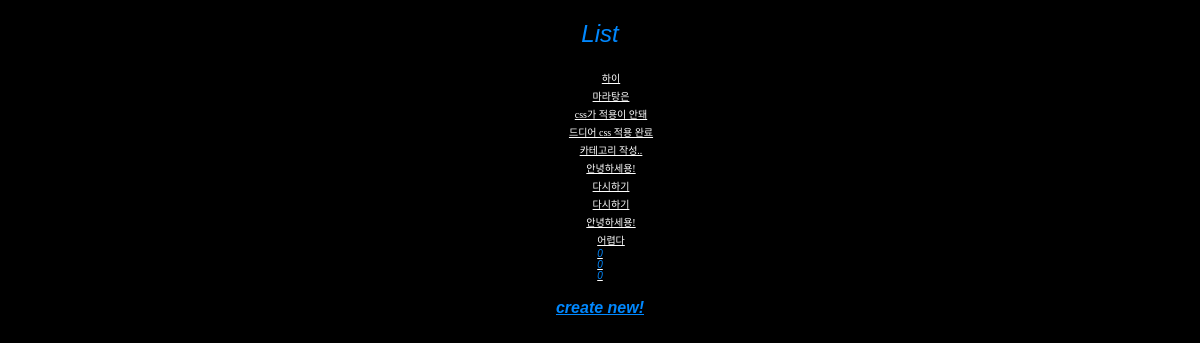
Page /list on the committed database.
### blogApp/models.py (models this page shows, shortened)
class Article(models.Model):
    title = models.CharField(max_length=200)
    category = models.CharField(max_length=100)
    content = models.TextField()
    date = models.DateTimeField(auto_now_add=True)

### blogApp/views.py (the view)
# urls.py: path('list', views.list, name='list'),
def list(request):
    articles = Article.objects.all()
    articles_category = Article.objects.all().values_list('category', flat=True).distinct()
    articles_hobby_num = Article.objects.filter(category='Hobby').count()
    articles_Food_num = Article.objects.filter(category='Food').count()
    articles_Programming_num = Article.objects.filter(category='Programming').count()
    articles.filter(category = 'Hobby')
    return render(request, 'list.html', {'articles': articles,
                                         'articles_category': articles_category,
                                         'articles_hobby_num': articles_hobby_num,
                                         'articles_food_num': articles_Food_num,
                                         'articles_programming_num': articles_Programming_num,
                                         })

### blogApp/templates/list.html (shortened to what this page needs)
<!DOCTYPE html>
<html lang="en">
<head>
    {% load static %}
    <link rel="stylesheet" type="text/css" href="{% static 'detail.css' %}">
</head>
<body>
    <h2 class='h6'>List</h2>
    <u1>
        {% for article in articles %}
        <li>
            <a href="{% url 'detail' article.id %}" class='p'> {{ article.title }}
        </li>
        {% endfor %}
    </u1>
    <div class="h6">
        <div class="h6">{{articles_hobby_num}}</div>
        <div class="h6">{{articles_food_num}}</div>
        <div class="h6">{{articles_programming_num}}</div>
    </div>
    <br>
    <a href="{% url 'new' %}" class='h6'> <strong> create new! </strong></a>
</body>
</html>

### blogApp/static/detail.css (style rules this page uses)
* { background-color: #000000; text-align: center; }
.p { font-size: 10px; color: rgb(255, 255, 255) }
.h6 { font-family: ivymode, sans-serif; font-style: italic; font-weight: 200; color: rgb(0, 136, 255); text-align: center; }

### rows in the picture
Article: title "하이"
Article: title "마라탕은"
Article: title "css가 적용이 안돼"
Article: title "드디어 css 적용 완료"
Article: title "카테고리 작성.."
Article: title "안녕하세용!"
Article: title "다시하기"
Article: title "다시하기"
Article: title "안녕하세용!"
Article: title "어렵다"

### other values in the picture
{{ articles_hobby_num }} "0"
{{ articles_food_num }} "0"
{{ articles_programming_num }} "0"
